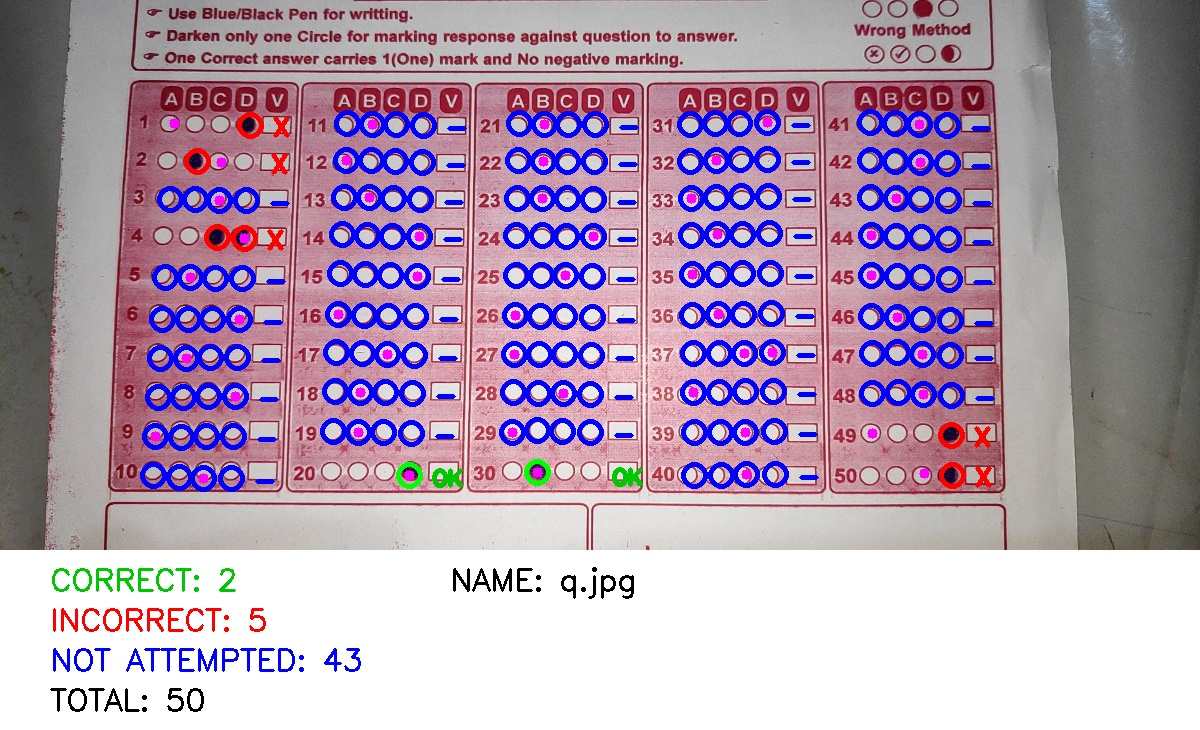
#> input picture output/q.jpg_final_result_with_summary.jpg, 1200 x 730 px, given as the content of the folder temp_input/, which was not available
$ python autoapp.py
#> lines starting #> are read from the running program, lines starting #| are printed output that depends on the picture; after the words box and inside, x2 and y2 are one past the last pixel; in counts of white or black regions, pixels touching at a corner belong together; pictures that were not available may be replaced by others from this repository, and a replacement may not be noted
#> (reads answer_key.txt from the repository)
### autoscan.py
import cv2
import numpy as np
from datetime import datetime
# === Utilities ===

# [35 lines left out: functions order_points, four_point_transform, not called in this run]

def process_image(image_path, photo_name, output, answer_key_given, *args):
    # === Step 1: Read and preprocess ===

    # Use your uploaded image
    # image_path = 'input/test10.jpeg'  # Your uploaded file path
#> called with photo_name = 'q.jpg_final_result_with_summary.jpg', output = 'temp_output/', answer_key_given = 'answer_key.txt'
    image = cv2.imread(image_path)
#> image is the input picture: shape (730, 1200, 3); mean B, G, R 178.6, 156.7, 177.5
    if image.shape[0] > image.shape[1]:
        image = cv2.rotate(image, cv2.ROTATE_90_COUNTERCLOCKWISE)
    image = cv2.resize(image, (1200, 550))  # Resize for faster processing
#> image: shape (550, 1200, 3)
    original = image.copy()

    gray = cv2.cvtColor(image, cv2.COLOR_BGR2GRAY)

    blur_valus = [0, 1, 3, 5, 7]
    blur_values_fix = None

    for bv in blur_valus:
        if bv == 0:
            blurred = gray
        else:
            blurred = cv2.GaussianBlur(gray, (bv, bv), 0)
        thresh = cv2.adaptiveThreshold(blurred, 255, cv2.ADAPTIVE_THRESH_GAUSSIAN_C,
                                   cv2.THRESH_BINARY_INV, 21, 3)


        kernel_size = 1
        kernel = np.ones((kernel_size, kernel_size), np.uint8)

        thresh = cv2.erode(thresh, kernel, iterations=1)
        thresh = cv2.morphologyEx(thresh, cv2.MORPH_CLOSE, kernel)

        # cv2.imshow("ji", thresh)
        # cv2.waitKey(0)
        # Find contours
        contours, _ = cv2.findContours(thresh, cv2.RETR_EXTERNAL, cv2.CHAIN_APPROX_SIMPLE)

        columns = []

        # === Step 2: Detect rectangles ===
        for cnt in contours:
            peri = cv2.arcLength(cnt, True)
            approx = cv2.approxPolyDP(cnt, 0.02 * peri, True)
            if len(approx) == 4:  # Only quadrilaterals
                area = cv2.contourArea(cnt)
                x, y, w, h = cv2.boundingRect(approx)
                aspect_ratio = h / float(w) if w != 0 else 0

                # Filter based on size and aspect ratio
                if 20000 < area < 300000 and 1.3 < aspect_ratio < 5.0:
                    columns.append(approx.reshape(4, 2))
                    # print(area)

        # Sort left to right
        columns = sorted(columns, key=lambda c: np.min(c[:, 0]))
        detected_columns = None
        blur_values_fix = bv
        if len(columns) == 5:
            detected_columns = True
            break
        else:
            detected_columns = False
#> this loop made 5 passes
#> pass 1, in process_image, `thresh = cv2.adaptiveThreshold(blurred, 255, cv2.ADAPTIVE_THRESH_GAUSS..`:
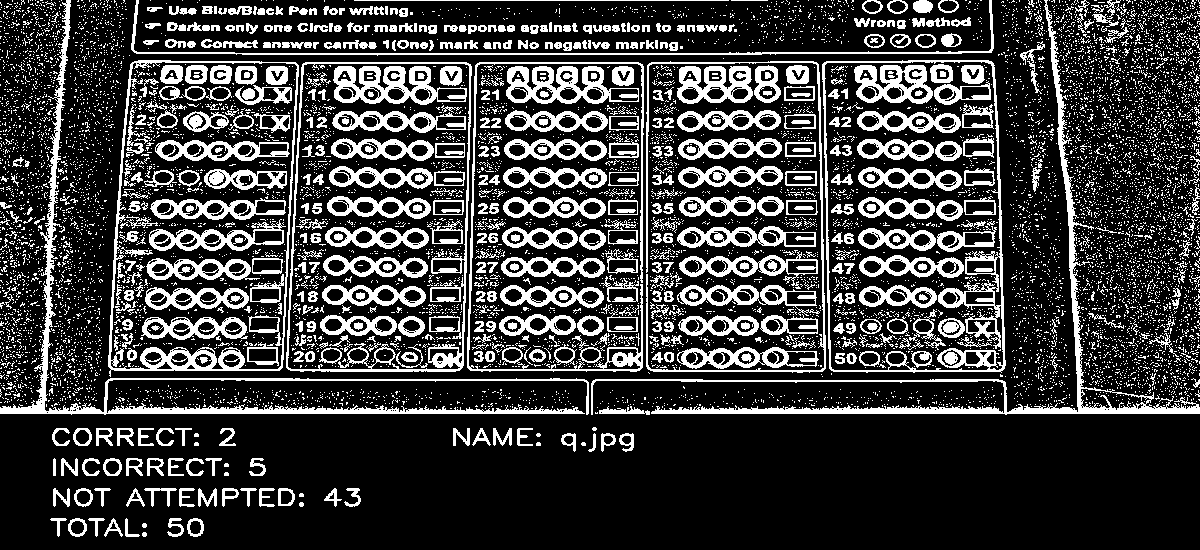
#> thresh: shape (550, 1200); 23.2% white; 9882 white regions (9258 under 20 px), largest, box (x1, y1, x2, y2) and area: (591, 0, 1200, 415) 7199, (0, 0, 589, 415) 7175, (822, 60, 1006, 373) 4417
#> after the loop:
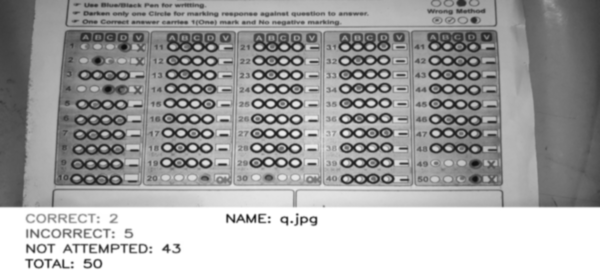
#> blurred: shape (550, 1200) (shown at 1/2 size); min 12, max 255, mean 165.4
#> after the loop:
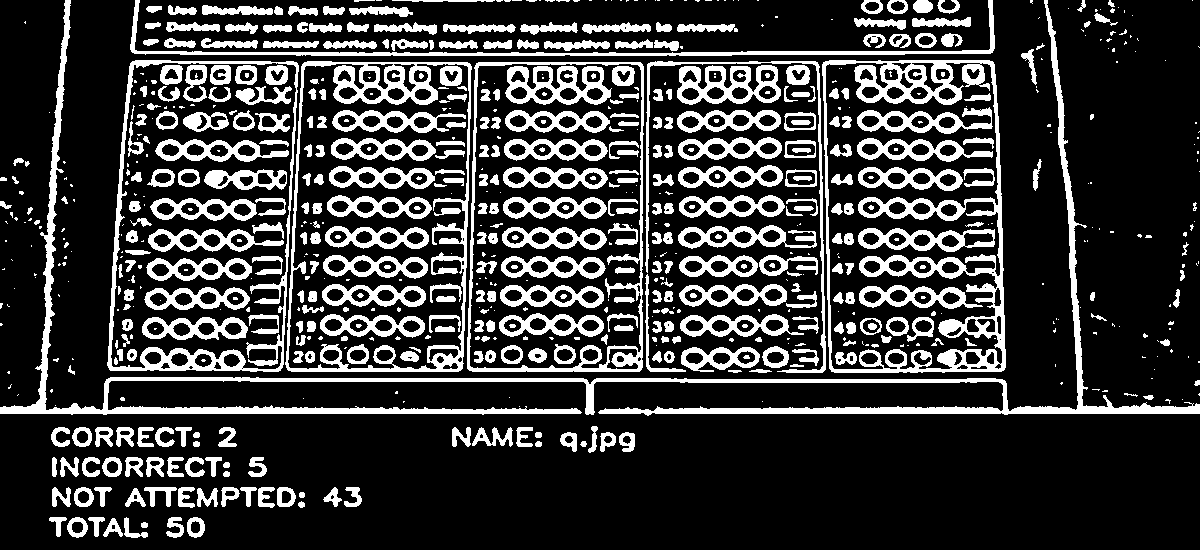
#> thresh: shape (550, 1200); 22.1% white; 747 white regions (336 under 20 px), largest, box (x1, y1, x2, y2) and area: (0, 0, 1200, 416) 16781, (822, 60, 1006, 373) 11433, (285, 61, 472, 372) 6931


   # print(blur_values_fix)
    # print(f"Detected {len(columns)} columns.")
    if not detected_columns:
    # Draw rectangles found so far for visualization
        visual = original.copy()
        for i, points in enumerate(columns):
            points = points.reshape((-1,1,2)).astype(np.int32)
            cv2.polylines(visual, [points], isClosed=True, color=(0,0,255), thickness=5)  # RED for error
#> this loop made 4 passes
#> points on passes 1 to 4: [[132, 61], [107, 365], [278, 371], [298, 65]], [[304, 62], [287, 369], [460, 370], [470, 64]], [[476, 63], [467, 368], [639, 371], [642, 64]], [[823, 62], [829, 368], [1003, 370], [993, 62]]
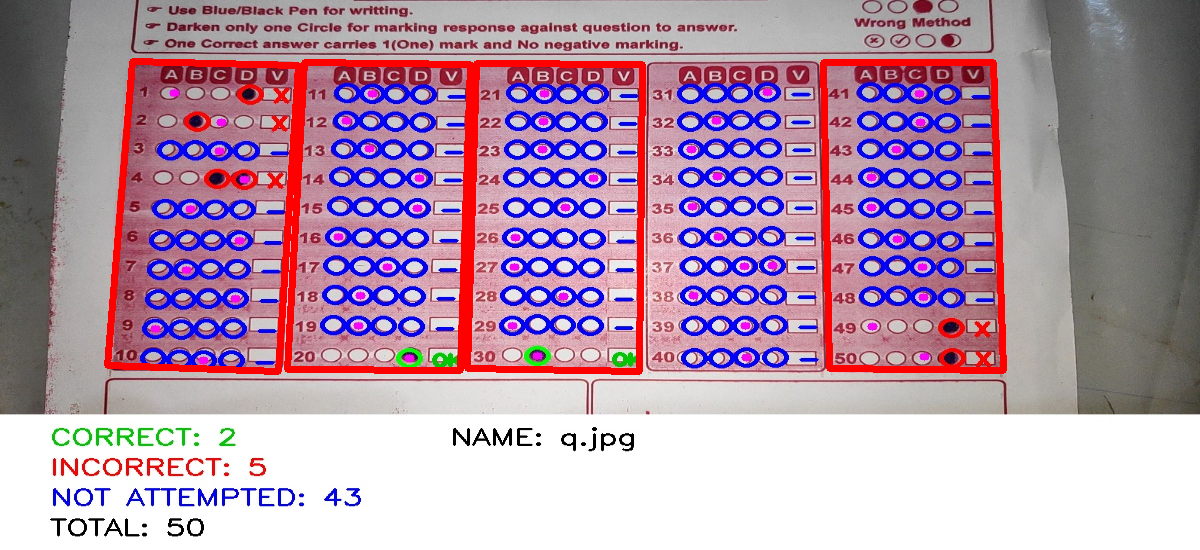
#> visual: shape (550, 1200, 3); mean B, G, R 173.2, 151.7, 180.6

        # Add error message text at bottom
        h, w = visual.shape[:2]
        new_image = np.ones((h + 180, w, 3), dtype=np.uint8) * 255  # white background
        new_image[:h, :w] = visual

        font = cv2.FONT_HERSHEY_SIMPLEX
#> font = 0
        font_scale = 1
        thickness = 2
        y_start = h + 40

        cv2.putText(new_image, f"ERROR: Columns not detected", (50, y_start), font, font_scale, (0, 0, 255), thickness)
        cv2.putText(new_image, f"FILE: {photo_name}", (50, y_start + 40), font, font_scale, (0, 0, 0), thickness)
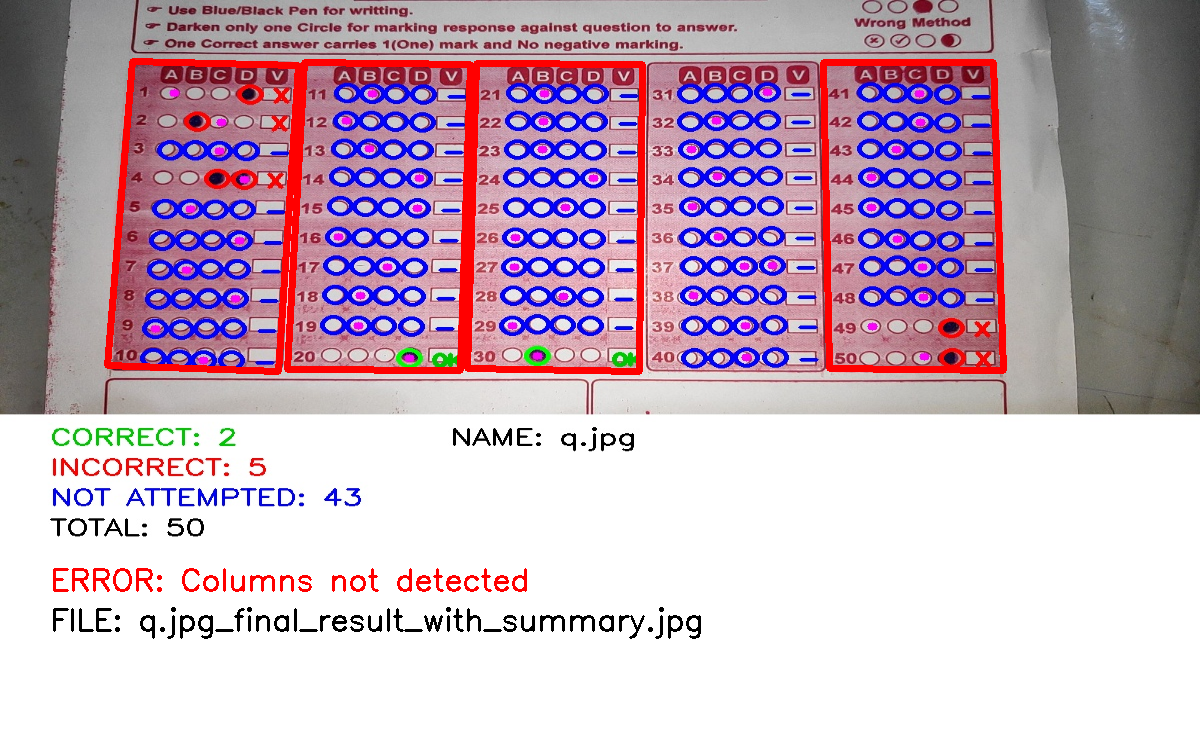
#> new_image: shape (730, 1200, 3); mean B, G, R 191.2, 175, 197.7

        # Save to error folder
        import os
        os.makedirs("error", exist_ok=True)
        error_filename = f"error/{photo_name}_error.jpg"
        cv2.imwrite(error_filename, new_image)

        print(f"Saved {error_filename} due to column detection failure.")

        # Skip further processing for this image
        return 0, 0, 0, 0, "ERROR: Column Detection Failed", "00"

    # === Step 3: Draw rectangles for visualization ===

    visual = original.copy()

    for i, points in enumerate(columns):
        points = points.reshape((-1,1,2)).astype(np.int32)
        cv2.polylines(visual, [points], isClosed=True, color=(0,255,0), thickness=5)
        cv2.putText(visual, f"Col {i+1}", tuple(points[0][0]), cv2.FONT_HERSHEY_SIMPLEX, 1, (255,0,0), 2)


    cv2.imwrite("with_rectangles.jpg", visual)
    # print("Saved visualization with rectangles -> with_rectangles.jpg")

    # === Step 4: Warp each column separately ===

    for i, corner_points in enumerate(columns):
        warped = four_point_transform(original, corner_points)
        warped = cv2.resize(warped, (186, 450))  # Resize for faster processing

        cv2.imwrite(f"column_{i+1}.jpg", warped)
        # print(f"Saved warped column -> column_{i+1}.jpg")

    # print("\nAll Done! Now you can see the results.")
    import json

    # === Step 5: Draw green unfilled circles based on locations.txt ===

    # Load locations.txt
    with open('locations.txt', 'r') as f:
        locations = json.load(f)

    # Draw circles on each column image
    for i in range(1, 6):  # For columns 1 to 5
        img = cv2.imread(f"column_{i}.jpg")
        points = locations[str(i)]  # Get points for this column

        for (x, y) in points:
            cv2.circle(img, (x, y), 10, (0, 255, 0), thickness=2)  # Green, unfilled circle

        cv2.imwrite(f"column_{i}_with_circles.jpg", img)
        # print(f"Saved -> column_{i}_with_circles.jpg with circles.")

    # print("\nAll circles drawn successfully!")


    # === Step 6: Canny and Measure White Pixels at Circle Locations ===

    final_data = {}

    question_counter = 1  # Start question number from 1

    for col_num in range(1, 6):
        img = cv2.imread(f"column_{col_num}_with_circles.jpg", cv2.IMREAD_GRAYSCALE)

        # Apply Canny edge detection
        # edges = cv2.Canny(img, threshold1=50, threshold2=150)
        _, edges = cv2.threshold(img, 120, 255, cv2.THRESH_BINARY_INV)
        # cv2.imshow("hi", edges)
        # cv2.waitKey(0)

        points = locations[str(col_num)]  # Get corresponding points

        for i in range(0, len(points), 4):  # Every 4 points (A, B, C, D)
            question_data = []
            option_labels = ["A", "B", "C", "D"]

            for j in range(4):
                idx = i + j
                if idx >= len(points):
                    break
                x, y = points[idx]

                # Define a small ROI around the (x, y)
                roi_size = 10  # 10x10 square
                x1, y1 = max(0, x - roi_size), max(0, y - roi_size)
                x2, y2 = min(edges.shape[1], x + roi_size), min(edges.shape[0], y + roi_size)
                roi = edges[y1:y2, x1:x2]

                white_pixels = cv2.countNonZero(roi)
                # mask = np.zeros_like(roi)
                # white_pixels = cv2.countNonZero(cv2.bitwise_and(roi, roi, mask=mask))

                question_data.append([option_labels[j], x, y, white_pixels])

            final_data[str(question_counter)] = question_data
            question_counter += 1

    # === Step 7: Print Final JSON ===
    # print("\n\n=== Final Data ===\n")
    # print(json.dumps(final_data))

    # === Step 8: Filter options based on white pixel threshold ===

    filtered_data = {}

    for q_no, options in final_data.items():
        selected_options = []
        for opt in options:
            label, x, y, white_pixel_value = opt

            if blur_values_fix == 0:
                white_pix_val = 165
            elif blur_values_fix == 1:
                white_pix_val = 180
            else:
                white_pix_val = 190


            if white_pixel_value > white_pix_val:
                selected_options.append(label)
        filtered_data[q_no] = selected_options

    # print("\n\n=== Filtered Data (options with white pixels > 200) ===\n")
    # print(json.dumps(filtered_data))

    # === Step 9: Load correct answers ===

    with open(answer_key_given, 'r') as f:
        answer_key = json.load(f)

    # === Step 10: Compare answers ===

    correct = 0
    incorrect = 0
    unattempted = 0

    for q_no in range(1, 51):
        q_no_str = str(q_no)
        detected = filtered_data.get(q_no_str, [])
        actual = answer_key.get(q_no_str, [])

        if not detected:
            unattempted += 1
        elif len(detected) == 1 and detected[0] in actual:
            correct += 1
        else:
            incorrect += 1

    # === Step 11: Print result ===

    print("\n\n=== Result Summary ===")
    print(f"Correct answers: {correct}")
    print(f"Incorrect answers: {incorrect}")
    print(f"Unattempted questions: {unattempted}")
    # === Step 12: Draw final evaluation circles, pink dot, and tick/cross marks ===

    final_visual = original.copy()

    column_contours = {i+1: columns[i] for i in range(len(columns))}

    for col_num in range(1, 6):
        points = locations[str(col_num)]

        for q_idx in range(0, len(points), 4):
            question_number = (col_num - 1) * (len(points) // 4) + (q_idx // 4) + 1
            q_no_str = str(question_number)

            detected = filtered_data.get(q_no_str, [])
            actual = answer_key.get(q_no_str, [])

            # Transformation matrix for this column
            src_pts = np.array([
                [0, 0],
                [186 - 1, 0],
                [186 - 1, 450 - 1],
                [0, 450 - 1]
            ], dtype="float32")
            try:
                dst_pts = order_points(column_contours[col_num])
            except:
                return
            M = cv2.getPerspectiveTransform(src_pts, dst_pts)

            # Draw circles
            for j in range(4):
                idx = q_idx + j
                if idx >= len(points):
                    break
                x, y = points[idx]
                pts = np.array([[[x, y]]], dtype="float32")
                transformed = cv2.perspectiveTransform(pts, M)
                x_orig, y_orig = transformed[0][0]
                x_orig, y_orig = int(x_orig), int(y_orig)

                option_label = ["A", "B", "C", "D"][j]

                if not detected:
                    circle_color = (255, 0, 0)  # Blue
                    cv2.circle(final_visual, (x_orig, y_orig), 11, circle_color, thickness=4)

                elif len(detected) > 1:
                    if option_label in detected:
                        circle_color = (0, 0, 255)  # Red
                        cv2.circle(final_visual, (x_orig, y_orig), 11, circle_color, thickness=4)

                else:
                    if option_label == detected[0]:
                        if detected[0] in actual:
                            circle_color = (0, 255, 0)  # Green
                        else:
                            circle_color = (0, 0, 255)  # Red
                        cv2.circle(final_visual, (x_orig, y_orig), 11, circle_color, thickness=4)

            # Draw pink dot on correct option
            if actual:
                for correct_option in actual:
                    correct_idx = ["A", "B", "C", "D"].index(correct_option)
                    correct_x, correct_y = points[q_idx + correct_idx]
                    pts = np.array([[[correct_x, correct_y]]], dtype="float32")
                    transformed = cv2.perspectiveTransform(pts, M)
                    cx, cy = transformed[0][0]
                    cx, cy = int(cx), int(cy)
                    cv2.circle(final_visual, (cx, cy), 5, (255, 0, 255), thickness=-1)  # Pink dot

            # Draw Tick or Cross at small rectangle (right of D)
            d_idx = q_idx + 3  # D option
            if d_idx < len(points):
                x_d, y_d = points[d_idx]
                pts = np.array([[[x_d, y_d]]], dtype="float32")
                transformed = cv2.perspectiveTransform(pts, M)
                x_d_orig, y_d_orig = transformed[0][0]
                x_d_orig, y_d_orig = int(x_d_orig), int(y_d_orig)

                # Shift to right to reach rectangle box
                x_box, y_box = x_d_orig + 23, y_d_orig + 10

                # Decide Tick or Cross
                if not detected:
                    # No attempt -> no tick or cross
                    cv2.putText(final_visual, "-", (x_box, y_box), cv2.FONT_HERSHEY_SIMPLEX, 0.8, (255, 0, 0), 3)
                elif len(detected) > 1:
                    # Multiple answers selected -> Cross
                    cv2.putText(final_visual, "0", (x_box, y_box), cv2.FONT_HERSHEY_SIMPLEX, 0.8, (0, 0, 255), 3)
                else:
                    if detected[0] in actual:
                        # Correct -> Tick
                        cv2.putText(final_visual, "1", (x_box, y_box), cv2.FONT_HERSHEY_SIMPLEX, 0.7, (20, 255, 20), 3)
                    else:
                        # Wrong -> Cross
                        cv2.putText(final_visual, "0", (x_box, y_box), cv2.FONT_HERSHEY_SIMPLEX, 0.8, (0, 0, 255), 3)

    # Save final visual
    cv2.imwrite("final_result.jpg", final_visual)
  #  print("\nSaved final evaluated image -> final_result.jpg")


    # Suppose final_visual is your final output
    h, w = final_visual.shape[:2]

    # Create a new image: add 150px extra height
    new_image = np.ones((h + 180, w, 3), dtype=np.uint8) * 255  # white background

    # Paste the original image on top
    new_image[:h, :w] = final_visual

    # Now, write the result summary at bottom
    font = cv2.FONT_HERSHEY_SIMPLEX
    font_scale = 1
    thickness = 2
    y_start = h + 40
    now = datetime.now()
    right_time = now.strftime("%I:%M %p")
    cv2.putText(new_image, f"CORRECT: {correct}", (50, y_start), font, font_scale, (0, 200, 0), thickness)
    cv2.putText(new_image, f"INCORRECT: {incorrect}", (50, y_start + 40), font, font_scale, (0, 0, 255), thickness)
    cv2.putText(new_image, f"NOT ATTEMPTED: {unattempted}", (50, y_start + 80), font, font_scale, (255, 0, 0), thickness)
    cv2.putText(new_image, f"TOTAL: {correct + incorrect + unattempted}", (50, y_start + 120), font, font_scale, (0, 0, 0), thickness)
    cv2.putText(new_image, f"NAME: {photo_name}", (450, y_start), font, font_scale, (0, 0, 0), thickness)
    cv2.putText(new_image, f"Time: {right_time}", (450, y_start+60), font, font_scale, (0, 0, 0), thickness)

    # Save final image
    cv2.imwrite(f"{output}/{photo_name}_final_result_with_summary.jpg", new_image)
    cv2.imwrite(f"output/{photo_name}_final_result_with_summary.jpg", new_image)
    print(f"Saved {output}{photo_name}_final_result_with_summary.jpg",)

    # return f"{output}/final_result_with_summary.jpg"
    return correct + incorrect + unattempted, correct, unattempted, incorrect, f"{output}{photo_name}_final_result_with_summary.jpg", "None"

### autoapp.py
import autoscan as s50
import os
import json
import time

def evaluate(image_file, photo, out_put_path, answer_key_file, caption, has_darkness, allow_partial_mark):
    with open(answer_key_file, 'r') as readd:
        answers = json.load(readd)
    if len(answers) < 51:
        return s50.process_image(image_file, photo, out_put_path,
                                  answer_key_file, caption, has_darkness, allow_partial_mark)
    else:
        print("Error in answer key")

# evaluate('images/n18.jpg', 'output/', "answer_key.txt", "", None, None)


start_time = time.time()

ppath = "temp_input/"
#os.system(f"rm -f {ppath}/*")
photos = os.listdir(ppath)
rolls = []
dup_rolls = []
ret = None
for photo in photos:
    if photo.endswith(".jpg") or photo.endswith(".jpeg"):
        cap = None
        try:
            if "_roll_" in photo:
                cap = photo.split("_roll_")[1]
        except:
            cap = None
        print()
        print("-----------------------------------")
        os.system(f"cp -f {ppath}/{photo} input/")
        eval_data = evaluate(f"{ppath}/{photo}", photo, "temp_output/", "answer_key.txt", cap, None, None)
        print(eval_data)
        try:
         if eval_data[4]:
             print(eval_data[4])
             ret = eval_data[4]
        except:
            pass


end_time = time.time()
print()
#print("Duplicate photos found and copied them to duplicate folder.")
#print(dup_rolls)
print()

os.system("rm -rf *.jpg")
